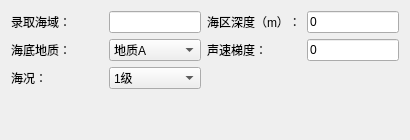
              <widget class="QWidget" name="tab_11">
               <attribute name="title">
                <string>环境信息</string>
               </attribute>
               <layout class="QGridLayout" name="gridLayout_2" columnstretch="1,1,1,1">
                <item row="0" column="2">
                 <widget class="QLabel" name="label_12">
                  <property name="text">
                   <string>海区深度（m）：</string>
                  </property>
                 </widget>
                </item>
                <item row="2" column="1">
                 <widget class="QComboBox" name="comboBox_5">
                  <item>
                   <property name="text">
                    <string>1级</string>
                   </property>
                  </item>
                  <item>
                   <property name="text">
                    <string>2级</string>
                   </property>
                  </item>
                  <item>
                   <property name="text">
                    <string>3级</string>
                   </property>
                  </item>
                  <item>
                   <property name="text">
                    <string>4级</string>
                   </property>
                  </item>
                 </widget>
                </item>
                <item row="0" column="3">
                 <widget class="QLineEdit" name="lineEdit_9">
                  <property name="text">
                   <string>0</string>
                  </property>
                 </widget>
                </item>
                <item row="1" column="2">
                 <widget class="QLabel" name="label_13">
                  <property name="text">
                   <string>声速梯度：</string>
                  </property>
                 </widget>
                </item>
                <item row="1" column="0">
                 <widget class="QLabel" name="label_10">
                  <property name="text">
                   <string>海底地质：</string>
                  </property>
                 </widget>
                </item>
                <item row="0" column="0">
                 <widget class="QLabel" name="label_9">
                  <property name="text">
                   <string>录取海域：</string>
                  </property>
                 </widget>
                </item>
                <item row="1" column="3">
                 <widget class="QLineEdit" name="lineEdit_10">
                  <property name="text">
                   <string>0</string>
                  </property>
                 </widget>
                </item>
                <item row="0" column="1">
                 <widget class="QLineEdit" name="lineEdit_6"/>
                </item>
                <item row="2" column="0">
                 <widget class="QLabel" name="label_11">
                  <property name="text">
                   <string>海况：</string>
                  </property>
                 </widget>
                </item>
                <item row="1" column="1">
                 <widget class="QComboBox" name="comboBox_4">
                  <item>
                   <property name="text">
                    <string>地质A</string>
                   </property>
                  </item>
                 </widget>
                </item>
                <item row="3" column="1">
                 <spacer name="verticalSpacer_5">
                  <property name="orientation">
                   <enum>Qt::Vertical</enum>
                  </property>
                  <property name="sizeHint" stdset="0">
                   <size>
                    <width>20</width>
                    <height>40</height>
                   </size>
                  </property>
                 </spacer>
                </item>
               </layout>
              </widget>
